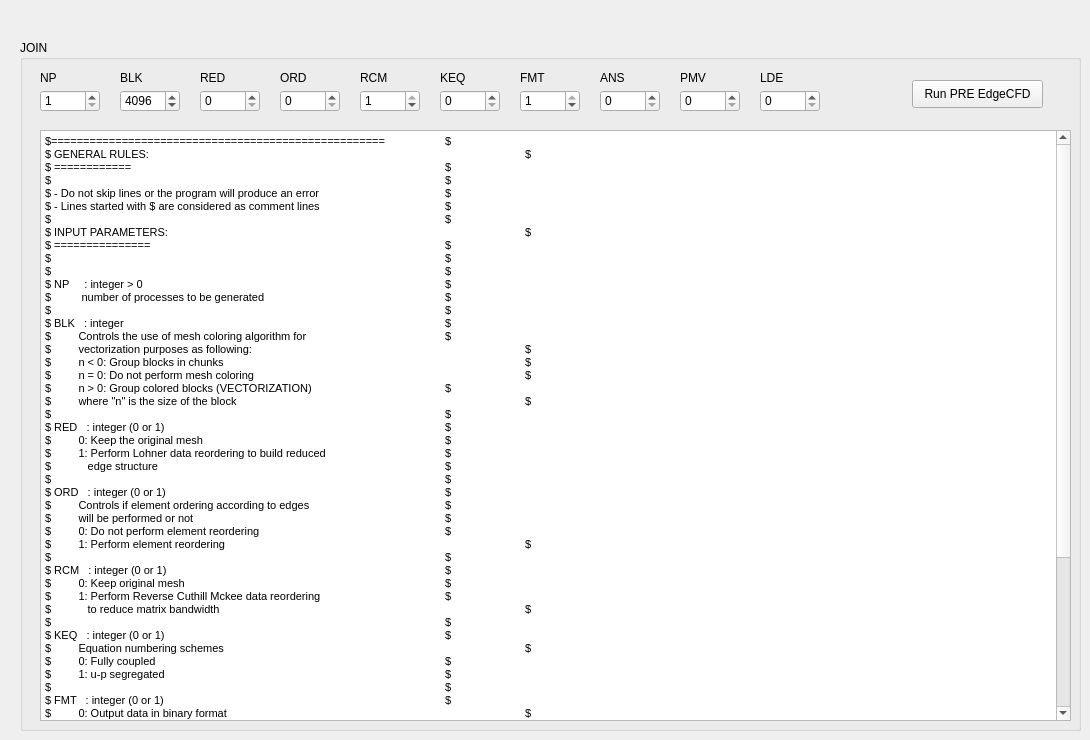
      <widget class="QWidget" name="tab_Pre">
       <attribute name="title">
        <string>PRE</string>
       </attribute>
       <widget class="QGroupBox" name="groupBox_4">
        <property name="geometry">
         <rect>
          <x>20</x>
          <y>40</y>
          <width>1061</width>
          <height>691</height>
         </rect>
        </property>
        <property name="title">
         <string>JOIN</string>
        </property>
        <widget class="QSpinBox" name="spinBox_NP">
         <property name="geometry">
          <rect>
           <x>20</x>
           <y>50</y>
           <width>60</width>
           <height>22</height>
          </rect>
         </property>
         <property name="minimum">
          <number>1</number>
         </property>
         <property name="maximum">
          <number>10000</number>
         </property>
         <property name="value">
          <number>1</number>
         </property>
        </widget>
        <widget class="QSpinBox" name="spinBox_BLK">
         <property name="geometry">
          <rect>
           <x>100</x>
           <y>50</y>
           <width>60</width>
           <height>22</height>
          </rect>
         </property>
         <property name="maximum">
          <number>10000</number>
         </property>
         <property name="value">
          <number>4096</number>
         </property>
        </widget>
        <widget class="QSpinBox" name="spinBox_RED">
         <property name="geometry">
          <rect>
           <x>180</x>
           <y>50</y>
           <width>60</width>
           <height>22</height>
          </rect>
         </property>
         <property name="maximum">
          <number>1</number>
         </property>
        </widget>
        <widget class="QTextEdit" name="textEdit">
         <property name="geometry">
          <rect>
           <x>20</x>
           <y>90</y>
           <width>1031</width>
           <height>591</height>
          </rect>
         </property>
         <property name="html">
          <string>&lt;!DOCTYPE HTML PUBLIC &quot;-//W3C//DTD HTML 4.0//EN&quot; &quot;http://www.w3.org/TR/REC-html40/strict.dtd&quot;&gt;
&lt;html&gt;&lt;head&gt;&lt;meta name=&quot;qrichtext&quot; content=&quot;1&quot; /&gt;&lt;style type=&quot;text/css&quot;&gt;
p, li { white-space: pre-wrap; }
&lt;/style&gt;&lt;/head&gt;&lt;body style=&quot; font-family:'MS Shell Dlg 2'; font-size:7.8pt; font-weight:400; font-style:normal;&quot;&gt;
&lt;p style=&quot; margin-top:0px; margin-bottom:0px; margin-left:0px; margin-right:0px; -qt-block-indent:0; text-indent:0px;&quot;&gt;&lt;span style=&quot; font-size:8pt;&quot;&gt;$====================================================	$&lt;/span&gt;&lt;/p&gt;
&lt;p style=&quot; margin-top:0px; margin-bottom:0px; margin-left:0px; margin-right:0px; -qt-block-indent:0; text-indent:0px;&quot;&gt;&lt;span style=&quot; font-size:8pt;&quot;&gt;$ GENERAL RULES:					$&lt;/span&gt;&lt;/p&gt;
&lt;p style=&quot; margin-top:0px; margin-bottom:0px; margin-left:0px; margin-right:0px; -qt-block-indent:0; text-indent:0px;&quot;&gt;&lt;span style=&quot; font-size:8pt;&quot;&gt;$ ============                                              			$&lt;/span&gt;&lt;/p&gt;
&lt;p style=&quot; margin-top:0px; margin-bottom:0px; margin-left:0px; margin-right:0px; -qt-block-indent:0; text-indent:0px;&quot;&gt;&lt;span style=&quot; font-size:8pt;&quot;&gt;$                                                            			$&lt;/span&gt;&lt;/p&gt;
&lt;p style=&quot; margin-top:0px; margin-bottom:0px; margin-left:0px; margin-right:0px; -qt-block-indent:0; text-indent:0px;&quot;&gt;&lt;span style=&quot; font-size:8pt;&quot;&gt;$ - Do not skip lines or the program will produce an error   		$&lt;/span&gt;&lt;/p&gt;
&lt;p style=&quot; margin-top:0px; margin-bottom:0px; margin-left:0px; margin-right:0px; -qt-block-indent:0; text-indent:0px;&quot;&gt;&lt;span style=&quot; font-size:8pt;&quot;&gt;$ - Lines started with $ are considered as comment lines     		$&lt;/span&gt;&lt;/p&gt;
&lt;p style=&quot; margin-top:0px; margin-bottom:0px; margin-left:0px; margin-right:0px; -qt-block-indent:0; text-indent:0px;&quot;&gt;&lt;span style=&quot; font-size:8pt;&quot;&gt;$                                                            			$&lt;/span&gt;&lt;/p&gt;
&lt;p style=&quot; margin-top:0px; margin-bottom:0px; margin-left:0px; margin-right:0px; -qt-block-indent:0; text-indent:0px;&quot;&gt;&lt;span style=&quot; font-size:8pt;&quot;&gt;$ INPUT PARAMETERS:                                          			$&lt;/span&gt;&lt;/p&gt;
&lt;p style=&quot; margin-top:0px; margin-bottom:0px; margin-left:0px; margin-right:0px; -qt-block-indent:0; text-indent:0px;&quot;&gt;&lt;span style=&quot; font-size:8pt;&quot;&gt;$ ===============                                          			$&lt;/span&gt;&lt;/p&gt;
&lt;p style=&quot; margin-top:0px; margin-bottom:0px; margin-left:0px; margin-right:0px; -qt-block-indent:0; text-indent:0px;&quot;&gt;&lt;span style=&quot; font-size:8pt;&quot;&gt;$                                                            			$&lt;/span&gt;&lt;/p&gt;
&lt;p style=&quot; margin-top:0px; margin-bottom:0px; margin-left:0px; margin-right:0px; -qt-block-indent:0; text-indent:0px;&quot;&gt;&lt;span style=&quot; font-size:8pt;&quot;&gt;$                                                            			$&lt;/span&gt;&lt;/p&gt;
&lt;p style=&quot; margin-top:0px; margin-bottom:0px; margin-left:0px; margin-right:0px; -qt-block-indent:0; text-indent:0px;&quot;&gt;&lt;span style=&quot; font-size:8pt;&quot;&gt;$ NP     : integer &amp;gt; 0                                       			$&lt;/span&gt;&lt;/p&gt;
&lt;p style=&quot; margin-top:0px; margin-bottom:0px; margin-left:0px; margin-right:0px; -qt-block-indent:0; text-indent:0px;&quot;&gt;&lt;span style=&quot; font-size:8pt;&quot;&gt;$          number of processes to be generated               		$&lt;/span&gt;&lt;/p&gt;
&lt;p style=&quot; margin-top:0px; margin-bottom:0px; margin-left:0px; margin-right:0px; -qt-block-indent:0; text-indent:0px;&quot;&gt;&lt;span style=&quot; font-size:8pt;&quot;&gt;$                                                            			$&lt;/span&gt;&lt;/p&gt;
&lt;p style=&quot; margin-top:0px; margin-bottom:0px; margin-left:0px; margin-right:0px; -qt-block-indent:0; text-indent:0px;&quot;&gt;&lt;span style=&quot; font-size:8pt;&quot;&gt;$ BLK   : integer                                            			$&lt;/span&gt;&lt;/p&gt;
&lt;p style=&quot; margin-top:0px; margin-bottom:0px; margin-left:0px; margin-right:0px; -qt-block-indent:0; text-indent:0px;&quot;&gt;&lt;span style=&quot; font-size:8pt;&quot;&gt;$         Controls the use of mesh coloring algorithm for    		$&lt;/span&gt;&lt;/p&gt;
&lt;p style=&quot; margin-top:0px; margin-bottom:0px; margin-left:0px; margin-right:0px; -qt-block-indent:0; text-indent:0px;&quot;&gt;&lt;span style=&quot; font-size:8pt;&quot;&gt;$         vectorization purposes as following:               			$&lt;/span&gt;&lt;/p&gt;
&lt;p style=&quot; margin-top:0px; margin-bottom:0px; margin-left:0px; margin-right:0px; -qt-block-indent:0; text-indent:0px;&quot;&gt;&lt;span style=&quot; font-size:8pt;&quot;&gt;$         n &amp;lt; 0: Group blocks in chunks                      			$&lt;/span&gt;&lt;/p&gt;
&lt;p style=&quot; margin-top:0px; margin-bottom:0px; margin-left:0px; margin-right:0px; -qt-block-indent:0; text-indent:0px;&quot;&gt;&lt;span style=&quot; font-size:8pt;&quot;&gt;$         n = 0: Do not perform mesh coloring                			$&lt;/span&gt;&lt;/p&gt;
&lt;p style=&quot; margin-top:0px; margin-bottom:0px; margin-left:0px; margin-right:0px; -qt-block-indent:0; text-indent:0px;&quot;&gt;&lt;span style=&quot; font-size:8pt;&quot;&gt;$         n &amp;gt; 0: Group colored blocks (VECTORIZATION)        		$&lt;/span&gt;&lt;/p&gt;
&lt;p style=&quot; margin-top:0px; margin-bottom:0px; margin-left:0px; margin-right:0px; -qt-block-indent:0; text-indent:0px;&quot;&gt;&lt;span style=&quot; font-size:8pt;&quot;&gt;$         where &amp;quot;n&amp;quot; is the size of the block                 			$&lt;/span&gt;&lt;/p&gt;
&lt;p style=&quot; margin-top:0px; margin-bottom:0px; margin-left:0px; margin-right:0px; -qt-block-indent:0; text-indent:0px;&quot;&gt;&lt;span style=&quot; font-size:8pt;&quot;&gt;$                                                            			$&lt;/span&gt;&lt;/p&gt;
&lt;p style=&quot; margin-top:0px; margin-bottom:0px; margin-left:0px; margin-right:0px; -qt-block-indent:0; text-indent:0px;&quot;&gt;&lt;span style=&quot; font-size:8pt;&quot;&gt;$ RED   : integer (0 or 1)                                   			$&lt;/span&gt;&lt;/p&gt;
&lt;p style=&quot; margin-top:0px; margin-bottom:0px; margin-left:0px; margin-right:0px; -qt-block-indent:0; text-indent:0px;&quot;&gt;&lt;span style=&quot; font-size:8pt;&quot;&gt;$         0: Keep the original mesh                          			$&lt;/span&gt;&lt;/p&gt;
&lt;p style=&quot; margin-top:0px; margin-bottom:0px; margin-left:0px; margin-right:0px; -qt-block-indent:0; text-indent:0px;&quot;&gt;&lt;span style=&quot; font-size:8pt;&quot;&gt;$         1: Perform Lohner data reordering to build reduced 		$&lt;/span&gt;&lt;/p&gt;
&lt;p style=&quot; margin-top:0px; margin-bottom:0px; margin-left:0px; margin-right:0px; -qt-block-indent:0; text-indent:0px;&quot;&gt;&lt;span style=&quot; font-size:8pt;&quot;&gt;$            edge structure                                  			$&lt;/span&gt;&lt;/p&gt;
&lt;p style=&quot; margin-top:0px; margin-bottom:0px; margin-left:0px; margin-right:0px; -qt-block-indent:0; text-indent:0px;&quot;&gt;&lt;span style=&quot; font-size:8pt;&quot;&gt;$                                                            			$&lt;/span&gt;&lt;/p&gt;
&lt;p style=&quot; margin-top:0px; margin-bottom:0px; margin-left:0px; margin-right:0px; -qt-block-indent:0; text-indent:0px;&quot;&gt;&lt;span style=&quot; font-size:8pt;&quot;&gt;$ ORD   : integer (0 or 1)                                   			$&lt;/span&gt;&lt;/p&gt;
&lt;p style=&quot; margin-top:0px; margin-bottom:0px; margin-left:0px; margin-right:0px; -qt-block-indent:0; text-indent:0px;&quot;&gt;&lt;span style=&quot; font-size:8pt;&quot;&gt;$         Controls if element ordering according to edges   		$&lt;/span&gt;&lt;/p&gt;
&lt;p style=&quot; margin-top:0px; margin-bottom:0px; margin-left:0px; margin-right:0px; -qt-block-indent:0; text-indent:0px;&quot;&gt;&lt;span style=&quot; font-size:8pt;&quot;&gt;$         will be performed or not                           			$&lt;/span&gt;&lt;/p&gt;
&lt;p style=&quot; margin-top:0px; margin-bottom:0px; margin-left:0px; margin-right:0px; -qt-block-indent:0; text-indent:0px;&quot;&gt;&lt;span style=&quot; font-size:8pt;&quot;&gt;$         0: Do not perform element reordering               		$&lt;/span&gt;&lt;/p&gt;
&lt;p style=&quot; margin-top:0px; margin-bottom:0px; margin-left:0px; margin-right:0px; -qt-block-indent:0; text-indent:0px;&quot;&gt;&lt;span style=&quot; font-size:8pt;&quot;&gt;$         1: Perform element reordering                      			$&lt;/span&gt;&lt;/p&gt;
&lt;p style=&quot; margin-top:0px; margin-bottom:0px; margin-left:0px; margin-right:0px; -qt-block-indent:0; text-indent:0px;&quot;&gt;&lt;span style=&quot; font-size:8pt;&quot;&gt;$                                                            			$&lt;/span&gt;&lt;/p&gt;
&lt;p style=&quot; margin-top:0px; margin-bottom:0px; margin-left:0px; margin-right:0px; -qt-block-indent:0; text-indent:0px;&quot;&gt;&lt;span style=&quot; font-size:8pt;&quot;&gt;$ RCM   : integer (0 or 1)                                   			$&lt;/span&gt;&lt;/p&gt;
&lt;p style=&quot; margin-top:0px; margin-bottom:0px; margin-left:0px; margin-right:0px; -qt-block-indent:0; text-indent:0px;&quot;&gt;&lt;span style=&quot; font-size:8pt;&quot;&gt;$         0: Keep original mesh                              			$&lt;/span&gt;&lt;/p&gt;
&lt;p style=&quot; margin-top:0px; margin-bottom:0px; margin-left:0px; margin-right:0px; -qt-block-indent:0; text-indent:0px;&quot;&gt;&lt;span style=&quot; font-size:8pt;&quot;&gt;$         1: Perform Reverse Cuthill Mckee data reordering  		$&lt;/span&gt;&lt;/p&gt;
&lt;p style=&quot; margin-top:0px; margin-bottom:0px; margin-left:0px; margin-right:0px; -qt-block-indent:0; text-indent:0px;&quot;&gt;&lt;span style=&quot; font-size:8pt;&quot;&gt;$            to reduce matrix bandwidth                      			$&lt;/span&gt;&lt;/p&gt;
&lt;p style=&quot; margin-top:0px; margin-bottom:0px; margin-left:0px; margin-right:0px; -qt-block-indent:0; text-indent:0px;&quot;&gt;&lt;span style=&quot; font-size:8pt;&quot;&gt;$                                                            			$&lt;/span&gt;&lt;/p&gt;
&lt;p style=&quot; margin-top:0px; margin-bottom:0px; margin-left:0px; margin-right:0px; -qt-block-indent:0; text-indent:0px;&quot;&gt;&lt;span style=&quot; font-size:8pt;&quot;&gt;$ KEQ   : integer (0 or 1)                                   			$&lt;/span&gt;&lt;/p&gt;
&lt;p style=&quot; margin-top:0px; margin-bottom:0px; margin-left:0px; margin-right:0px; -qt-block-indent:0; text-indent:0px;&quot;&gt;&lt;span style=&quot; font-size:8pt;&quot;&gt;$         Equation numbering schemes                         			$&lt;/span&gt;&lt;/p&gt;
&lt;p style=&quot; margin-top:0px; margin-bottom:0px; margin-left:0px; margin-right:0px; -qt-block-indent:0; text-indent:0px;&quot;&gt;&lt;span style=&quot; font-size:8pt;&quot;&gt;$         0: Fully coupled                                   			$&lt;/span&gt;&lt;/p&gt;
&lt;p style=&quot; margin-top:0px; margin-bottom:0px; margin-left:0px; margin-right:0px; -qt-block-indent:0; text-indent:0px;&quot;&gt;&lt;span style=&quot; font-size:8pt;&quot;&gt;$         1: u-p segregated                                  			$&lt;/span&gt;&lt;/p&gt;
&lt;p style=&quot; margin-top:0px; margin-bottom:0px; margin-left:0px; margin-right:0px; -qt-block-indent:0; text-indent:0px;&quot;&gt;&lt;span style=&quot; font-size:8pt;&quot;&gt;$                                                            			$&lt;/span&gt;&lt;/p&gt;
&lt;p style=&quot; margin-top:0px; margin-bottom:0px; margin-left:0px; margin-right:0px; -qt-block-indent:0; text-indent:0px;&quot;&gt;&lt;span style=&quot; font-size:8pt;&quot;&gt;$ FMT   : integer (0 or 1)                                   			$&lt;/span&gt;&lt;/p&gt;
&lt;p style=&quot; margin-top:0px; margin-bottom:0px; margin-left:0px; margin-right:0px; -qt-block-indent:0; text-indent:0px;&quot;&gt;&lt;span style=&quot; font-size:8pt;&quot;&gt;$         0: Output data in binary format                    			$&lt;/span&gt;&lt;/p&gt;
&lt;p style=&quot; margin-top:0px; margin-bottom:0px; margin-left:0px; margin-right:0px; -qt-block-indent:0; text-indent:0px;&quot;&gt;&lt;span style=&quot; font-size:8pt;&quot;&gt;$         1: Output data in ASCII format                     			$&lt;/span&gt;&lt;/p&gt;
&lt;p style=&quot; margin-top:0px; margin-bottom:0px; margin-left:0px; margin-right:0px; -qt-block-indent:0; text-indent:0px;&quot;&gt;&lt;span style=&quot; font-size:8pt;&quot;&gt;$						$&lt;/span&gt;&lt;/p&gt;
&lt;p style=&quot; margin-top:0px; margin-bottom:0px; margin-left:0px; margin-right:0px; -qt-block-indent:0; text-indent:0px;&quot;&gt;&lt;span style=&quot; font-size:8pt;&quot;&gt;$                                                            			$&lt;/span&gt;&lt;/p&gt;
&lt;p style=&quot; margin-top:0px; margin-bottom:0px; margin-left:0px; margin-right:0px; -qt-block-indent:0; text-indent:0px;&quot;&gt;&lt;span style=&quot; font-size:8pt;&quot;&gt;$ ANS   : integer (0 or 1)                                   			$&lt;/span&gt;&lt;/p&gt;
&lt;p style=&quot; margin-top:0px; margin-bottom:0px; margin-left:0px; margin-right:0px; -qt-block-indent:0; text-indent:0px;&quot;&gt;&lt;span style=&quot; font-size:8pt;&quot;&gt;$         0: Do not write Ansys macro file                   			$&lt;/span&gt;&lt;/p&gt;
&lt;p style=&quot; margin-top:0px; margin-bottom:0px; margin-left:0px; margin-right:0px; -qt-block-indent:0; text-indent:0px;&quot;&gt;&lt;span style=&quot; font-size:8pt;&quot;&gt;$         1: Writes Ansys macro file                         			$&lt;/span&gt;&lt;/p&gt;
&lt;p style=&quot; margin-top:0px; margin-bottom:0px; margin-left:0px; margin-right:0px; -qt-block-indent:0; text-indent:0px;&quot;&gt;&lt;span style=&quot; font-size:8pt;&quot;&gt;$                                                            			$&lt;/span&gt;&lt;/p&gt;
&lt;p style=&quot; margin-top:0px; margin-bottom:0px; margin-left:0px; margin-right:0px; -qt-block-indent:0; text-indent:0px;&quot;&gt;&lt;span style=&quot; font-size:8pt;&quot;&gt;$ PMV   : integer (0 or 1)                                   			$&lt;/span&gt;&lt;/p&gt;
&lt;p style=&quot; margin-top:0px; margin-bottom:0px; margin-left:0px; margin-right:0px; -qt-block-indent:0; text-indent:0px;&quot;&gt;&lt;span style=&quot; font-size:8pt;&quot;&gt;$         0: Do not write PMVis                              			$&lt;/span&gt;&lt;/p&gt;
&lt;p style=&quot; margin-top:0px; margin-bottom:0px; margin-left:0px; margin-right:0px; -qt-block-indent:0; text-indent:0px;&quot;&gt;&lt;span style=&quot; font-size:8pt;&quot;&gt;$         1: Writes PMVis file                               			$&lt;/span&gt;&lt;/p&gt;
&lt;p style=&quot; margin-top:0px; margin-bottom:0px; margin-left:0px; margin-right:0px; -qt-block-indent:0; text-indent:0px;&quot;&gt;&lt;span style=&quot; font-size:8pt;&quot;&gt;$                                                            			$&lt;/span&gt;&lt;/p&gt;
&lt;p style=&quot; margin-top:0px; margin-bottom:0px; margin-left:0px; margin-right:0px; -qt-block-indent:0; text-indent:0px;&quot;&gt;&lt;span style=&quot; font-size:8pt;&quot;&gt;$ LDE   : integer (0 or 1)                                   			$&lt;/span&gt;&lt;/p&gt;
&lt;p style=&quot; margin-top:0px; margin-bottom:0px; margin-left:0px; margin-right:0px; -qt-block-indent:0; text-indent:0px;&quot;&gt;&lt;span style=&quot; font-size:8pt;&quot;&gt;$         apply edge reordering to prescribed edges          		$&lt;/span&gt;&lt;/p&gt;
&lt;p style=&quot; margin-top:0px; margin-bottom:0px; margin-left:0px; margin-right:0px; -qt-block-indent:0; text-indent:0px;&quot;&gt;&lt;span style=&quot; font-size:8pt;&quot;&gt;$         0: Do not perform edge reordering                  			$&lt;/span&gt;&lt;/p&gt;
&lt;p style=&quot; margin-top:0px; margin-bottom:0px; margin-left:0px; margin-right:0px; -qt-block-indent:0; text-indent:0px;&quot;&gt;&lt;span style=&quot; font-size:8pt;&quot;&gt;$         1: Performs edge reordering				$&lt;/span&gt;&lt;/p&gt;
&lt;p style=&quot; margin-top:0px; margin-bottom:0px; margin-left:0px; margin-right:0px; -qt-block-indent:0; text-indent:0px;&quot;&gt;&lt;span style=&quot; font-size:8pt;&quot;&gt;$====================================================	$&lt;/span&gt;&lt;/p&gt;&lt;/body&gt;&lt;/html&gt;</string>
         </property>
        </widget>
        <widget class="QLabel" name="label_NP">
         <property name="geometry">
          <rect>
           <x>20</x>
           <y>30</y>
           <width>53</width>
           <height>16</height>
          </rect>
         </property>
         <property name="text">
          <string>NP</string>
         </property>
        </widget>
        <widget class="QLabel" name="label_BLK">
         <property name="geometry">
          <rect>
           <x>100</x>
           <y>30</y>
           <width>53</width>
           <height>16</height>
          </rect>
         </property>
         <property name="text">
          <string>BLK</string>
         </property>
        </widget>
        <widget class="QLabel" name="label_RED">
         <property name="geometry">
          <rect>
           <x>180</x>
           <y>30</y>
           <width>53</width>
           <height>16</height>
          </rect>
         </property>
         <property name="text">
          <string>RED</string>
         </property>
        </widget>
        <widget class="QSpinBox" name="spinBox_ORD">
         <property name="geometry">
          <rect>
           <x>260</x>
           <y>50</y>
           <width>60</width>
           <height>22</height>
          </rect>
         </property>
         <property name="maximum">
          <number>1</number>
         </property>
        </widget>
        <widget class="QLabel" name="label_ORD">
         <property name="geometry">
          <rect>
           <x>260</x>
           <y>30</y>
           <width>53</width>
           <height>16</height>
          </rect>
         </property>
         <property name="text">
          <string>ORD</string>
         </property>
        </widget>
        <widget class="QLabel" name="label_RCM">
         <property name="geometry">
          <rect>
           <x>340</x>
           <y>30</y>
           <width>53</width>
           <height>16</height>
          </rect>
         </property>
         <property name="text">
          <string>RCM</string>
         </property>
        </widget>
        <widget class="QSpinBox" name="spinBox_RCM">
         <property name="geometry">
          <rect>
           <x>340</x>
           <y>50</y>
           <width>60</width>
           <height>22</height>
          </rect>
         </property>
         <property name="maximum">
          <number>1</number>
         </property>
         <property name="value">
          <number>1</number>
         </property>
        </widget>
        <widget class="QSpinBox" name="spinBox_KEQ">
         <property name="geometry">
          <rect>
           <x>420</x>
           <y>50</y>
           <width>60</width>
           <height>22</height>
          </rect>
         </property>
         <property name="maximum">
          <number>1</number>
         </property>
        </widget>
        <widget class="QLabel" name="label_KEQ">
         <property name="geometry">
          <rect>
           <x>420</x>
           <y>30</y>
           <width>53</width>
           <height>16</height>
          </rect>
         </property>
         <property name="text">
          <string>KEQ</string>
         </property>
        </widget>
        <widget class="QSpinBox" name="spinBox_FMT">
         <property name="geometry">
          <rect>
           <x>500</x>
           <y>50</y>
           <width>60</width>
           <height>22</height>
          </rect>
         </property>
         <property name="maximum">
          <number>1</number>
         </property>
         <property name="value">
          <number>1</number>
         </property>
        </widget>
        <widget class="QLabel" name="label_FMT">
         <property name="geometry">
          <rect>
           <x>500</x>
           <y>30</y>
           <width>53</width>
           <height>16</height>
          </rect>
         </property>
         <property name="text">
          <string>FMT</string>
         </property>
        </widget>
        <widget class="QLabel" name="label_ANS">
         <property name="geometry">
          <rect>
           <x>580</x>
           <y>30</y>
           <width>53</width>
           <height>16</height>
          </rect>
         </property>
         <property name="text">
          <string>ANS</string>
         </property>
        </widget>
        <widget class="QSpinBox" name="spinBox_ANS">
         <property name="geometry">
          <rect>
           <x>580</x>
           <y>50</y>
           <width>60</width>
           <height>22</height>
          </rect>
         </property>
         <property name="maximum">
          <number>1</number>
         </property>
        </widget>
        <widget class="QSpinBox" name="spinBox_PMV">
         <property name="geometry">
          <rect>
           <x>660</x>
           <y>50</y>
           <width>60</width>
           <height>22</height>
          </rect>
         </property>
         <property name="maximum">
          <number>1</number>
         </property>
        </widget>
        <widget class="QLabel" name="label_PMV">
         <property name="geometry">
          <rect>
           <x>660</x>
           <y>30</y>
           <width>53</width>
           <height>16</height>
          </rect>
         </property>
         <property name="text">
          <string>PMV</string>
         </property>
        </widget>
        <widget class="QSpinBox" name="spinBox_LDE">
         <property name="geometry">
          <rect>
           <x>740</x>
           <y>50</y>
           <width>60</width>
           <height>22</height>
          </rect>
         </property>
         <property name="maximum">
          <number>1</number>
         </property>
        </widget>
        <widget class="QLabel" name="label_LDE">
         <property name="geometry">
          <rect>
           <x>740</x>
           <y>30</y>
           <width>53</width>
           <height>16</height>
          </rect>
         </property>
         <property name="text">
          <string>LDE</string>
         </property>
        </widget>
        <widget class="QPushButton" name="pushButton_RunPreEdgeCFD">
         <property name="geometry">
          <rect>
           <x>892</x>
           <y>40</y>
           <width>131</width>
           <height>28</height>
          </rect>
         </property>
         <property name="text">
          <string>Run PRE EdgeCFD</string>
         </property>
        </widget>
       </widget>
      </widget>
